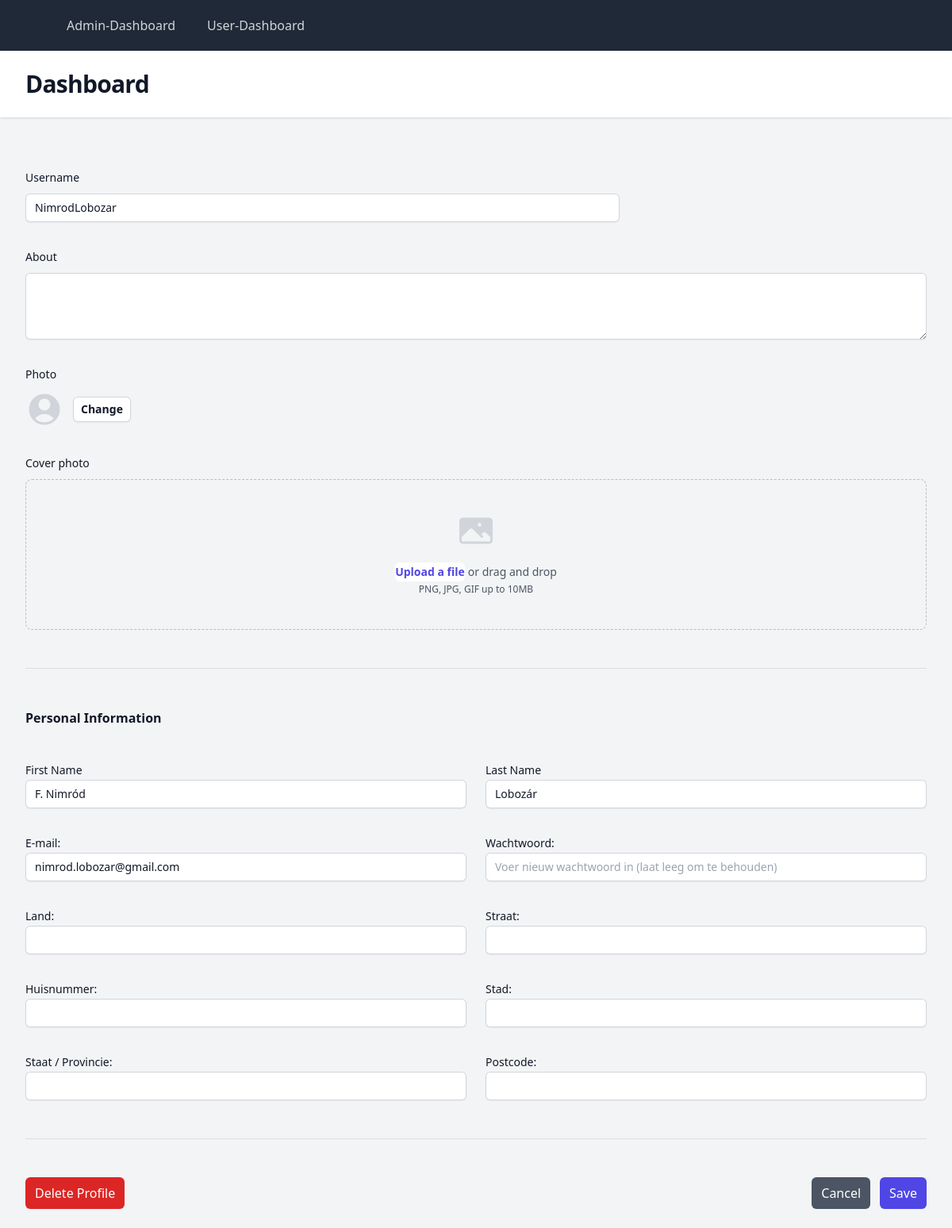
The page /edit_profile.php (signed in) on the database its author committed.
### tables this page shows
CREATE TABLE IF NOT EXISTS `users` (
  `id` int UNSIGNED NOT NULL AUTO_INCREMENT,
  `username` varchar(100) NOT NULL,
  `first_name` varchar(255) DEFAULT NULL,
  `last_name` varchar(255) DEFAULT NULL,
  `country` varchar(255) DEFAULT NULL,
  `street` varchar(255) DEFAULT NULL,
  `adres` varchar(255) DEFAULT NULL,
  `city` varchar(255) DEFAULT NULL,
  `state_province` varchar(255) DEFAULT NULL,
  `zip_postal_code` varchar(20) DEFAULT NULL,
  `email` varchar(100) NOT NULL,
  `password` varchar(255) NOT NULL,
  `created_at` timestamp NULL DEFAULT CURRENT_TIMESTAMP,
  `is_admin` tinyint(1) DEFAULT '0',
  `about` text,
  `profile_photo` varchar(255) DEFAULT 'assets/img/default/default-profile.png',
  `cover_photo` varchar(255) DEFAULT 'assets/img/default/default-cover.jpg',
  `PreOrder` tinyint(1) DEFAULT '0',
  `date` timestamp NULL DEFAULT CURRENT_TIMESTAMP,
  PRIMARY KEY (`id`),
  UNIQUE KEY `email` (`email`)
);

### edit_profile.php (the view, shortened to what this page needs)
<?php
include 'config/config.php';
$user_id = $_SESSION['user_id'];
$query = "SELECT * FROM users WHERE id = :user_id";
$stmt = $pdo->prepare($query);
$stmt->bindParam(':user_id', $user_id, PDO::PARAM_INT);
$stmt->execute();
$user = $stmt->fetch(PDO::FETCH_ASSOC);
if ($user) {
    $username = $user['username'] ?? '';
    $first_name = $user['first_name'] ?? '';
    $last_name = $user['last_name'] ?? '';
    $country = $user['country'] ?? '';
    $street = $user['street'] ?? '';
    $email = $user['email'] ?? '';
    $adres = $user['adres'] ?? '';
    $about = $user['about'] ?? '';
    $city = $user['city'] ?? '';
    $state_province = $user['state_province'] ?? '';
    $zip_postal_code = $user['zip_postal_code'] ?? '';
} else {
    $username = $email = $country = $street = $adres = $city = $state_province = $zip_postal_code = '';
}
?>
<!DOCTYPE html>
<html class="h-full bg-gray-100" lang="en">
<head>
    <script src="https://cdn.tailwindcss.com"></script>
</head>
<body class="h-full">
    <div class="min-h-full">
        <nav class="bg-gray-800">
            <div class="mx-auto max-w-7xl px-4 sm:px-6 lg:px-8">
                <div class="flex h-16 items-center justify-between">
                    <div class="flex items-center">
                        <div class="hidden md:block">
                            <div class="ml-10 flex items-baseline space-x-4">
                                <?php
                                if (isset($_SESSION['user_id']) && isset($_SESSION['is_admin']) && $_SESSION['is_admin'] === 1) {
                                    echo ('<a href="/admin_dashboard" class="block rounded-md px-3 py-2 text-base font-medium text-gray-300 hover:bg-gray-700 hover:text-white">Admin-Dashboard</a>
                                    <a href="/dashboard" class="block rounded-md px-3 py-2 text-base font-medium text-gray-300 hover:bg-gray-700 hover:text-white">User-Dashboard</a>
                                ');
                                } else {
                                    echo ('<a href="/dashboard" class="block rounded-md px-3 py-2 text-base font-medium text-gray-300 hover:bg-gray-700 hover:text-white">Dashboard</a>
                                ');
                                }
                                ?>
                            </div>
                        </div>
                    </div>
                </div>
            </div>
        </nav>
        <header class="bg-white shadow">
            <div class="mx-auto max-w-7xl px-4 py-6 sm:px-6 lg:px-8">
                <h1 class="text-3xl font-bold tracking-tight text-gray-900">Dashboard</h1>
            </div>
        </header>
        <main>
            <div class="mx-auto max-w-7xl px-4 py-6 sm:px-6 lg:px-8">
                <form action="update_profile.php" method="POST" enctype="multipart/form-data">
                    <div class="space-y-12">
                        <div class="border-b border-gray-900/10 pb-12">
                            <div class="mt-10 grid grid-cols-1 gap-x-6 gap-y-8 sm:grid-cols-6">
                                <div class="sm:col-span-4">
                                    <label for="username" class="block text-sm font-medium leading-6 text-gray-900">Username</label>
                                    <div class="mt-2">
                                        <input type="text" name="username" id="username" autocomplete="username" class="block w-full pl-3 rounded-md border-0 py-1.5 text-gray-900 shadow-sm ring-1 ring-inset ring-gray-300 placeholder:text-gray-400 focus:ring-2 focus:ring-inset focus:ring-indigo-600 sm:text-sm sm:leading-6" value="<?php echo htmlspecialchars($username); ?>" autocomplete="username" placeholder="<?php echo htmlspecialchars($username); ?>">
                                    </div>
                                </div>
                                <div class="col-span-full">
                                    <label for="about" class="block text-sm font-medium leading-6 text-gray-900">About</label>
                                    <div class="mt-2">
                                        <textarea id="about" name="about" rows="3" class="pl-3 block w-full rounded-md border-0 py-1.5 text-gray-900 shadow-sm ring-1 ring-inset ring-gray-300 placeholder:text-gray-400 focus:ring-2 focus:ring-inset focus:ring-indigo-600 sm:text-sm sm:leading-6" value="<?php echo htmlspecialchars($about); ?>" autocomplete="about" placeholder="<?php echo htmlspecialchars($about); ?>"></textarea>
                                    </div>
                                </div>
                                <div class="col-span-full">
                                    <label for="photo" class="block text-sm font-medium leading-6 text-gray-900">Photo</label>
                                    <div class="mt-2 flex items-center gap-x-3">
                                        <label for="profile_photo" class="rounded-md bg-white px-2.5 py-1.5 text-sm font-semibold text-gray-900 shadow-sm ring-1 ring-inset ring-gray-300 hover:bg-gray-50 cursor-pointer">
                                            Change
                                        </label>
                                    </div>
                                </div>
                                <div class="col-span-full">
                                    <label for="cover_photo" class="block text-sm font-medium leading-6 text-gray-900">Cover photo</label>
                                    <div class="mt-2 flex justify-center rounded-lg border border-dashed border-gray-900/25 px-6 py-10">
                                        <div class="text-center">
                                            <div class="mt-4 flex text-sm leading-6 text-gray-600">
                                                <label for="cover_photo" class="relative cursor-pointer rounded-md bg-white font-semibold text-indigo-600 focus-within:outline-none focus-within:ring-2 focus-within:ring-indigo-600 focus-within:ring-offset-2 hover:text-indigo-500">
                                                    <span>Upload a file</span>
                                                </label>
                                                <p class="pl-1">or drag and drop</p>
                                            </div>
                                            <p class="text-xs leading-5 text-gray-600">PNG, JPG, GIF up to 10MB</p>
                                        </div>
                                    </div>
                                </div>
                            </div>
                        </div>
                        <div class="border-b border-gray-900/10 pb-12">
                            <h2 class="text-base font-semibold leading-7 text-gray-900">Personal Information</h2>
                            <div class="mt-10 grid grid-cols-1 gap-x-6 gap-y-8 sm:grid-cols-6">
                                <div class="sm:col-span-3">
                                    <label for="first-name" class="block text-sm font-medium leading-6 text-gray-900">First Name</label>
                                    <input type="text" name="first_name" id="first-name" class="pl-3 block w-full rounded-md border-0 py-1.5 text-gray-900 shadow-sm ring-1 ring-inset ring-gray-300 placeholder:text-gray-400 focus:ring-2 focus:ring-inset focus:ring-indigo-600 sm:text-sm sm:leading-6" value="<?php echo htmlspecialchars($first_name); ?>" autocomplete="first_name" placeholder="<?php echo htmlspecialchars($first_name ?: ''); ?>">
                                </div>
                                <div class="sm:col-span-3">
                                    <label for="last-name" class="block text-sm font-medium leading-6 text-gray-900">Last Name</label>
                                    <input type="text" name="last_name" id="last-name" class="pl-3 block w-full rounded-md border-0 py-1.5 text-gray-900 shadow-sm ring-1 ring-inset ring-gray-300 placeholder:text-gray-400 focus:ring-2 focus:ring-inset focus:ring-indigo-600 sm:text-sm sm:leading-6" value="<?php echo htmlspecialchars($last_name); ?>" autocomplete="last_name" placeholder="<?php echo htmlspecialchars($last_name ?: ''); ?>">
                                </div>
                                <div class="sm:col-span-3">
                                    <label class="block text-sm font-medium leading-6 text-gray-900" for="email">E-mail:</label>
                                    <input class="pl-3 block w-full rounded-md border-0 py-1.5 text-gray-900 shadow-sm ring-1 ring-inset ring-gray-300 placeholder:text-gray-400 focus:ring-2 focus:ring-inset focus:ring-indigo-600 sm:text-sm sm:leading-6" type="email" id="email" name="email" value="<?php echo htmlspecialchars($email); ?>" autocomplete="email" placeholder="<?php echo htmlspecialchars($email ?: ''); ?>">
                                </div>
                                <div class="sm:col-span-3">
                                    <label class="block text-sm font-medium leading-6 text-gray-900" for="password">Wachtwoord:</label>
                                    <input class="pl-3 block w-full rounded-md border-0 py-1.5 text-gray-900 shadow-sm ring-1 ring-inset ring-gray-300 placeholder:text-gray-400 focus:ring-2 focus:ring-inset focus:ring-indigo-600 sm:text-sm sm:leading-6" type="password" id="password" name="password" placeholder="Voer nieuw wachtwoord in (laat leeg om te behouden)">
                                </div>
                                <div class="sm:col-span-3">
                                    <label class="block text-sm font-medium leading-6 text-gray-900" for="country">Land:</label>
                                    <input class="pl-3 block w-full rounded-md border-0 py-1.5 text-gray-900 shadow-sm ring-1 ring-inset ring-gray-300 placeholder:text-gray-400 focus:ring-2 focus:ring-inset focus:ring-indigo-600 sm:text-sm sm:leading-6" type="text" id="country" name="country" value="<?php echo htmlspecialchars($country); ?>" autocomplete="country" placeholder="<?php echo htmlspecialchars($country ?: ''); ?>">
                                </div>
                                <div class="sm:col-span-3">
                                    <label class="block text-sm font-medium leading-6 text-gray-900" for="street">Straat:</label>
                                    <input class="pl-3 block w-full rounded-md border-0 py-1.5 text-gray-900 shadow-sm ring-1 ring-inset ring-gray-300 placeholder:text-gray-400 focus:ring-2 focus:ring-inset focus:ring-indigo-600 sm:text-sm sm:leading-6" type="text" id="street" name="street" value="<?php echo htmlspecialchars($street); ?>" autocomplete="street" placeholder="<?php echo htmlspecialchars($street ?: ''); ?>">
                                </div>
                                <div class="sm:col-span-3">
                                    <label class="block text-sm font-medium leading-6 text-gray-900" for="address">Huisnummer:</label>
                                    <input class="pl-3 block w-full rounded-md border-0 py-1.5 text-gray-900 shadow-sm ring-1 ring-inset ring-gray-300 placeholder:text-gray-400 focus:ring-2 focus:ring-inset focus:ring-indigo-600 sm:text-sm sm:leading-6" type="text" id="adres" name="adres" value="<?php echo htmlspecialchars($adres); ?>" autocomplete="adres" placeholder="<?php echo htmlspecialchars($adres ?: ''); ?>">
                                </div>
                                <div class="sm:col-span-3">
                                    <label class="block text-sm font-medium leading-6 text-gray-900" for="city">Stad:</label>
                                    <input class="pl-3 block w-full rounded-md border-0 py-1.5 text-gray-900 shadow-sm ring-1 ring-inset ring-gray-300 placeholder:text-gray-400 focus:ring-2 focus:ring-inset focus:ring-indigo-600 sm:text-sm sm:leading-6" type="text" id="city" name="city" value="<?php echo htmlspecialchars($city); ?>" autocomplete="city" placeholder="<?php echo htmlspecialchars($city ?: ''); ?>">
                                </div>
                                <div class="sm:col-span-3">
                                    <label class="block text-sm font-medium leading-6 text-gray-900" for="state_province">Staat / Provincie:</label>
                                    <input class="pl-3 block w-full rounded-md border-0 py-1.5 text-gray-900 shadow-sm ring-1 ring-inset ring-gray-300 placeholder:text-gray-400 focus:ring-2 focus:ring-inset focus:ring-indigo-600 sm:text-sm sm:leading-6" type="text" id="state_province" name="state_province" value="<?php echo htmlspecialchars($state_province); ?>" autocomplete="username" placeholder="<?php echo htmlspecialchars($state_province ?: ''); ?>">
                                </div>
                                <div class="sm:col-span-3">
                                    <label class="block text-sm font-medium leading-6 text-gray-900" for="zip_postal_code">Postcode:</label>
                                    <input class="pl-3 block w-full rounded-md border-0 py-1.5 text-gray-900 shadow-sm ring-1 ring-inset ring-gray-300 placeholder:text-gray-400 focus:ring-2 focus:ring-inset focus:ring-indigo-600 sm:text-sm sm:leading-6" type="text" id="zip_postal_code" name="zip_postal_code" value="<?php echo htmlspecialchars($zip_postal_code); ?>" autocomplete="zip_postal_code" placeholder="<?php echo htmlspecialchars($zip_postal_code ?: ''); ?>">
                                </div>
                            </div>
                        </div>
                        <div class="mt-6 flex justify-between items-center">
                            <button type="button" onclick="confirmDelete()" class="rounded-md bg-red-600 px-3 py-2 text-white">
                                Delete Profile
                            </button>
                            <div class="flex gap-3 ml-auto">
                                <button type="button" onclick="window.location.href='dashboard.php'" class="rounded-md bg-gray-600 px-3 py-2 text-white">
                                    Cancel
                                </button>
                                <button type="submit" class="rounded-md bg-indigo-600 px-3 py-2 text-white">
                                    Save
                                </button>
                            </div>
                        </div>
                    </div>
                </form>
            </div>
        </main>
    </div>
</body>
</html>

### rows shown on the page
users: username "NimrodLobozar", first_name "F. Nimród", last_name "Lobozár", email "nimrod.lobozar@gmail.com"
